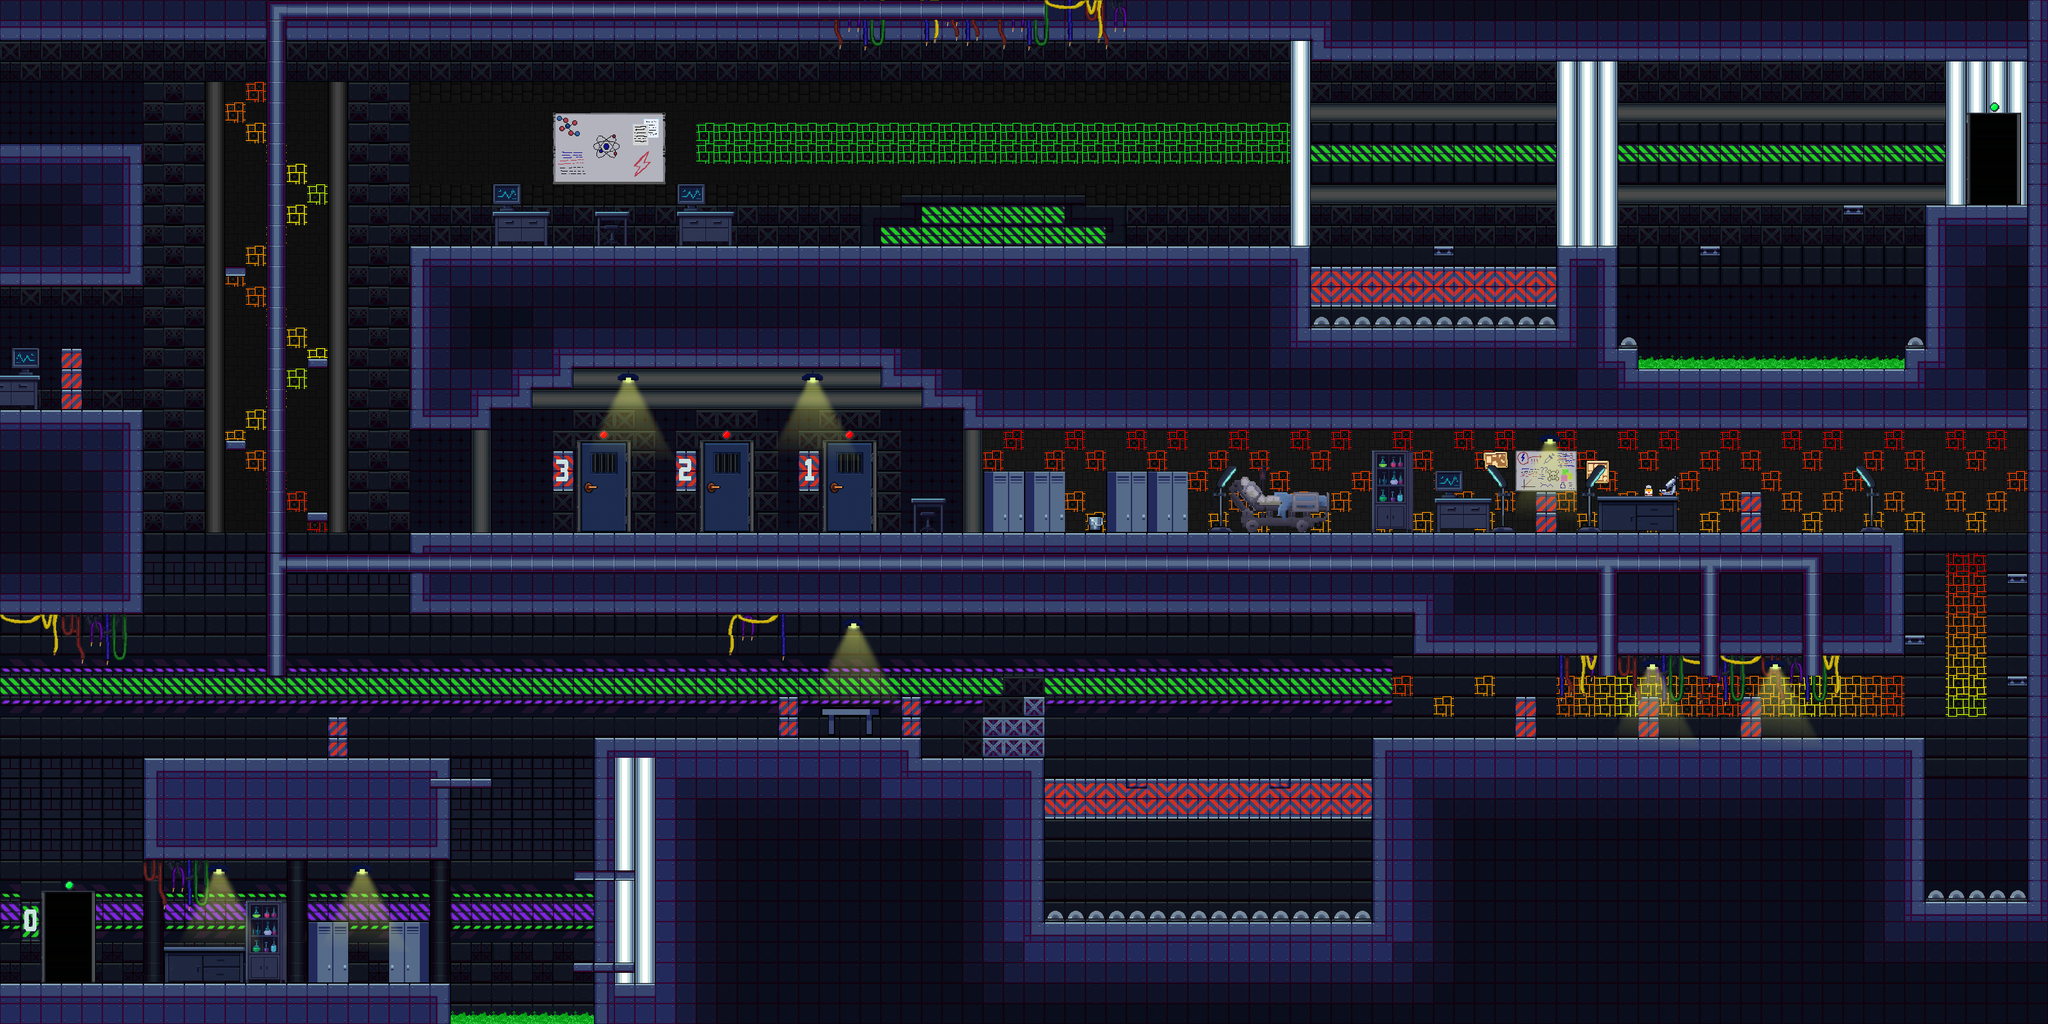

The image is a tile-based game level rendered from a .tmx file. Its description and source (layers, tilesets, objects; grid data summarised) follow:
An orthogonal 100x50 tile map with 32x32 px tiles, 13 tile layers (Background1, Background 2, bakcground3, Background4, ...), 12 tilesets and 97 objects (7x Colisao).

<map version="1.10" tiledversion="1.11.2" orientation="orthogonal" renderorder="right-down" width="100" height="50" tilewidth="32" tileheight="32" infinite="0" nextlayerid="30" nextobjectid="404">
 <tileset firstgid="1" source="../tilesets/completo.tsx" />
 <tileset firstgid="401" source="../tilesets/Objetos.tsx" />
 <tileset firstgid="801" source="../tilesets/pcz.tsx" />
 <tileset firstgid="805" source="../tilesets/trap.tsx" />
 <tileset firstgid="811" source="../tilesets/acido.tsx" />
 <tileset firstgid="816" source="../tilesets/piso colorido.tsx" />
 <tileset firstgid="853" source="../tilesets/pczao.tsx" />
 <tileset firstgid="858" source="../tilesets/acido roxo.tsx" />
 <tileset firstgid="864" source="../tilesets/acido verde.tsx" />
 <tileset firstgid="870" name="completo2" tilewidth="32" tileheight="32" tilecount="1600" columns="40">
  <image source="../tilesets/cenario2.png" width="1280" height="1280" />
 </tileset>
 <tileset firstgid="2470" name="paredehack" tilewidth="32" tileheight="32" tilecount="25" columns="25">
  <image source="../tilesets/paradehack.png" width="800" height="32" />
  <tile id="0">
   <animation>
    <frame tileid="0" duration="150" />
    <frame tileid="1" duration="150" />
    <frame tileid="2" duration="150" />
    <frame tileid="3" duration="150" />
    <frame tileid="4" duration="150" />
   </animation>
  </tile>
  <tile id="5">
   <animation>
    <frame tileid="5" duration="150" />
    <frame tileid="6" duration="150" />
    <frame tileid="7" duration="150" />
    <frame tileid="8" duration="150" />
    <frame tileid="9" duration="150" />
   </animation>
  </tile>
  <tile id="15">
   <animation>
    <frame tileid="15" duration="150" />
    <frame tileid="16" duration="150" />
    <frame tileid="17" duration="150" />
    <frame tileid="18" duration="150" />
    <frame tileid="19" duration="150" />
   </animation>
  </tile>
 </tileset>
 <tileset firstgid="2495" name="recarga" tilewidth="64" tileheight="64" tilecount="30" columns="15">
  <image source="../tilesets/Recarga.png" width="961" height="128" />
  <tile id="0">
   <animation>
    <frame tileid="0" duration="50" />
    <frame tileid="1" duration="50" />
    <frame tileid="2" duration="50" />
    <frame tileid="3" duration="50" />
    <frame tileid="4" duration="50" />
    <frame tileid="5" duration="50" />
    <frame tileid="6" duration="50" />
    <frame tileid="7" duration="50" />
    <frame tileid="8" duration="50" />
    <frame tileid="9" duration="50" />
    <frame tileid="11" duration="50" />
    <frame tileid="12" duration="50" />
    <frame tileid="15" duration="50" />
    <frame tileid="16" duration="50" />
    <frame tileid="17" duration="50" />
    <frame tileid="18" duration="50" />
    <frame tileid="19" duration="50" />
    <frame tileid="20" duration="50" />
    <frame tileid="21" duration="50" />
    <frame tileid="22" duration="50" />
    <frame tileid="23" duration="50" />
    <frame tileid="24" duration="50" />
    <frame tileid="25" duration="50" />
    <frame tileid="26" duration="50" />
    <frame tileid="27" duration="50" />
   </animation>
  </tile>
 </tileset>
 <layer id="5" name="Background1" width="100" height="50">
  <data>[5000 cells, 5000 non-empty, 3 distinct tile ids]</data>
 </layer>
 <layer id="9" name="Background 2" width="100" height="50">
  <data>[5000 cells, 2845 non-empty, 33 distinct tile ids]</data>
 </layer>
 <layer id="28" name="bakcground3" width="100" height="50">
  <data>[5000 cells, 588 non-empty, 17 distinct tile ids]</data>
 </layer>
 <layer id="10" name="Background4" width="100" height="50">
  <data>[5000 cells, 592 non-empty, 20 distinct tile ids]</data>
 </layer>
 <objectgroup id="25" name="acido roxo">
  <object id="257" gid="858" x="2796" y="1000" width="89" height="168" />
 </objectgroup>
 <layer id="7" name="chão" width="100" height="50">
  <data>[5000 cells, 2307 non-empty, 41 distinct tile ids]</data>
 </layer>
 <layer id="6" name="plataformas" width="100" height="50">
  <data>[5000 cells, 41 non-empty, 12 distinct tile ids]</data>
 </layer>
 <layer id="8" name="INIMIGOS" width="100" height="50">
  <data>[5000 cells, 19 non-empty, 3 distinct tile ids]</data>
 </layer>
 <objectgroup id="2" name="Colisao">
  <object id="145" name="Colisao" x="230.333" y="1190.5" width="465" height="135.5" />
  <object id="146" name="Colisao" x="2.39394" y="1538.22" width="700" height="62.6666" />
  <object id="148" name="Colisao" x="928" y="1438.67" width="2047.33" height="180.667" />
  <object id="157" name="Colisao" x="-43" y="1223" width="41" height="299" />
  <object id="171" name="Colisao" x="897.629" y="1366.16" width="46.9583" height="1.02086" />
  <object id="172" name="Colisao" x="897.038" y="1504.84" width="47.606" height="3.2879" />
  <object id="173" x="640" y="835" width="2336.15" height="122" />
  <object id="242" x="2144" y="1155" width="831.667" height="291.061" />
  <object id="215" x="701.333" y="1614.67" width="234.667" height="27" />
  <object id="216" x="683.333" y="1559.67" width="18" height="81.6667" />
  <object id="217" x="927.667" y="1552" width="9" height="89.3333" />
  <object id="219" x="2210.59" y="957.043" width="762.996" height="59.5815" />
  <object id="220" x="3168.88" y="1087.65" width="34.625" height="256.729">
   <polygon points="0,0 34.625,0 34.625,256.729 0,256.729" />
  </object>
  <object id="222" x="3137" y="896.938" width="30.8182" height="2.09659" />
  <object id="224" x="3139.09" y="1057.2" width="28.8617" height="1.7216" />
  <object id="225" x="2976.77" y="993.196" width="30.0909" height="1.9716" />
  <object id="236" x="2976.25" y="1155" width="31.5" height="269.5" />
  <object id="238" x="3168.75" y="1152.13" width="31.25" height="273.375" />
  <object id="239" x="2976" y="1406.5" width="224" height="19.5" />
  <object id="240" x="3180" y="802.5" width="26.5" height="254.5" />
  <object id="241" x="3168.19" y="-0.960227" width="31.25" height="803.375" />
  <object id="245" x="1504.15" y="384.292" width="538.04" height="286.915" />
  <object id="258" name="Colisao" x="690.384" y="1218.03" width="78.625" height="9.71783" />
  <object id="303" x="642.487" y="384.792" width="861.512" height="189.875" />
  <object id="331" x="1344.36" y="320.545" width="414.636" height="64.1212" />
  <object id="332" x="1408.19" y="304.063" width="287.994" height="16.5739" />
  <object id="335" x="480.455" y="800.091" width="32.0909" height="14.9091" />
  <object id="336" x="350.955" y="688.045" width="32.0909" height="14.9091" />
  </objectgroup>
 <layer id="12" name="tanque gosma" class="frames" width="100" height="50">
  <data>[5000 cells, 0 non-empty, 0 distinct tile ids]</data>
 </layer>
 <layer id="15" name="objetos" width="100" height="50">
  <data>[5000 cells, 209 non-empty, 113 distinct tile ids]</data>
 </layer>
 <objectgroup id="18" name="livre">
  <!-- 44 objects omitted --></objectgroup>
 <objectgroup id="24" name="livresobrepos">
  <!-- 19 objects omitted --></objectgroup>
 <layer id="16" name="sobrepos" width="100" height="50">
  <data>[5000 cells, 475 non-empty, 174 distinct tile ids]</data>
 </layer>
 <layer id="22" name="sobrepos2" width="100" height="50">
  <data>[5000 cells, 248 non-empty, 65 distinct tile ids]</data>
 </layer>
 <layer id="26" name="SOBREPOS3" width="100" height="50">
  <data>[5000 cells, 6 non-empty, 6 distinct tile ids]</data>
 </layer>
 <layer id="27" name="sobrepos4" width="100" height="50">
  <data>[5000 cells, 13 non-empty, 1 distinct tile ids]</data>
 </layer>
 <objectgroup id="23" name="Trap">
  <!-- 18 objects omitted --></objectgroup>
 <objectgroup id="29" name="recarga" class="recarga">
  <properties>
   <property name="tipo" value="recarga" />
  </properties>
  <!-- 8 objects omitted --></objectgroup>
</map>
<!-- 68 of 97 objects omitted -->